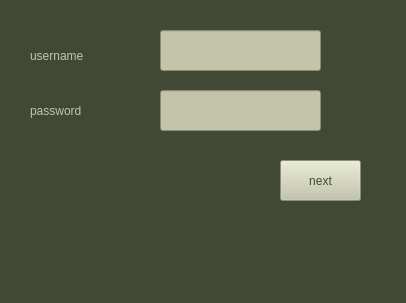
<?xml version="1.0" encoding="UTF-8"?>
<ui version="4.0">
 <class>MainWindow</class>
 <widget class="QMainWindow" name="MainWindow">
  <property name="geometry">
   <rect>
    <x>0</x>
    <y>0</y>
    <width>406</width>
    <height>303</height>
   </rect>
  </property>
  <property name="windowTitle">
   <string>MainWindow</string>
  </property>
  <property name="styleSheet">
   <string notr="true">background-color: rgb(65, 72, 51);</string>
  </property>
  <widget class="QWidget" name="centralwidget">
   <widget class="QLabel" name="username_Label">
    <property name="geometry">
     <rect>
      <x>30</x>
      <y>40</y>
      <width>81</width>
      <height>31</height>
     </rect>
    </property>
    <property name="styleSheet">
     <string notr="true">font: 75 14pt &quot;Palatino Linotype&quot;;
color: rgb(194, 197, 170)</string>
    </property>
    <property name="text">
     <string>username</string>
    </property>
   </widget>
   <widget class="QLabel" name="password_Label">
    <property name="geometry">
     <rect>
      <x>30</x>
      <y>100</y>
      <width>91</width>
      <height>21</height>
     </rect>
    </property>
    <property name="styleSheet">
     <string notr="true">font: 75 14pt &quot;Palatino Linotype&quot;;
color: rgb(194, 197, 170)</string>
    </property>
    <property name="text">
     <string>password</string>
    </property>
   </widget>
   <widget class="QLineEdit" name="user_lineEdit">
    <property name="geometry">
     <rect>
      <x>160</x>
      <y>30</y>
      <width>161</width>
      <height>41</height>
     </rect>
    </property>
    <property name="styleSheet">
     <string notr="true">font: 75 14pt &quot;Palatino Linotype&quot;;
background-color: rgb(194, 197, 170);
color: rgb(65, 72, 51)</string>
    </property>
   </widget>
   <widget class="QLineEdit" name="passw_lineEdit">
    <property name="geometry">
     <rect>
      <x>160</x>
      <y>90</y>
      <width>161</width>
      <height>41</height>
     </rect>
    </property>
    <property name="styleSheet">
     <string notr="true">font: 75 14pt &quot;Palatino Linotype&quot;;
background-color: rgb(194, 197, 170);
color: rgb(65, 72, 51)</string>
    </property>
   </widget>
   <widget class="QPushButton" name="next_Button">
    <property name="geometry">
     <rect>
      <x>280</x>
      <y>160</y>
      <width>81</width>
      <height>41</height>
     </rect>
    </property>
    <property name="styleSheet">
     <string notr="true">font: 75 14pt &quot;Palatino Linotype&quot;;
background-color: rgb(194, 197, 170);
color: rgb(65, 72, 51)</string>
    </property>
    <property name="text">
     <string>next</string>
    </property>
   </widget>
   <widget class="QLabel" name="res_label">
    <property name="geometry">
     <rect>
      <x>60</x>
      <y>170</y>
      <width>161</width>
      <height>51</height>
     </rect>
    </property>
    <property name="styleSheet">
     <string notr="true">font: 75 11pt &quot;Palatino Linotype&quot;;
color: rgb(194, 197, 170)</string>
    </property>
    <property name="text">
     <string/>
    </property>
   </widget>
  </widget>
  <widget class="QMenuBar" name="menubar">
   <property name="geometry">
    <rect>
     <x>0</x>
     <y>0</y>
     <width>406</width>
     <height>21</height>
    </rect>
   </property>
  </widget>
  <widget class="QStatusBar" name="statusbar"/>
 </widget>
 <resources/>
 <connections/>
</ui>
